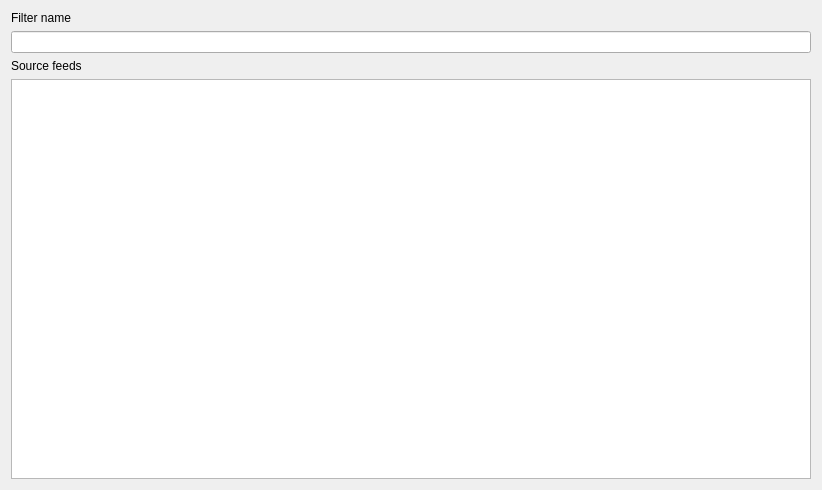
<?xml version="1.0" encoding="UTF-8"?>
<ui version="4.0">
 <class>FilterPropertiesWidget</class>
 <widget class="QWidget" name="FilterPropertiesWidget">
  <property name="geometry">
   <rect>
    <x>0</x>
    <y>0</y>
    <width>604</width>
    <height>488</height>
   </rect>
  </property>
  <layout class="QVBoxLayout" name="verticalLayout">
   <item>
    <widget class="QLabel" name="nameLabel">
     <property name="text">
      <string>Filter name</string>
     </property>
    </widget>
   </item>
   <item>
    <widget class="KLineEdit" name="nameEdit">
     <property name="showClearButton" stdset="0">
      <bool>true</bool>
     </property>
    </widget>
   </item>
   <item>
    <widget class="QLabel" name="sourceFeedsLabel">
     <property name="text">
      <string>Source feeds</string>
     </property>
    </widget>
   </item>
   <item>
    <widget class="KRss::FeedListView" name="sourceFeedsView">
     <property name="sizePolicy">
      <sizepolicy hsizetype="MinimumExpanding" vsizetype="MinimumExpanding">
       <horstretch>0</horstretch>
       <verstretch>0</verstretch>
      </sizepolicy>
     </property>
     <property name="minimumSize">
      <size>
       <width>800</width>
       <height>400</height>
      </size>
     </property>
    </widget>
   </item>
   <item>
    <spacer name="verticalSpacer">
     <property name="orientation">
      <enum>Qt::Vertical</enum>
     </property>
     <property name="sizeHint" stdset="0">
      <size>
       <width>20</width>
       <height>40</height>
      </size>
     </property>
    </spacer>
   </item>
  </layout>
 </widget>
 <customwidgets>
  <customwidget>
   <class>KLineEdit</class>
   <extends>QLineEdit</extends>
   <header>klineedit.h</header>
  </customwidget>
  <customwidget>
   <class>KRss::FeedListView</class>
   <extends>QListView</extends>
   <header location="global">krss/ui/feedlistview.h</header>
  </customwidget>
 </customwidgets>
 <resources/>
 <connections/>
</ui>
